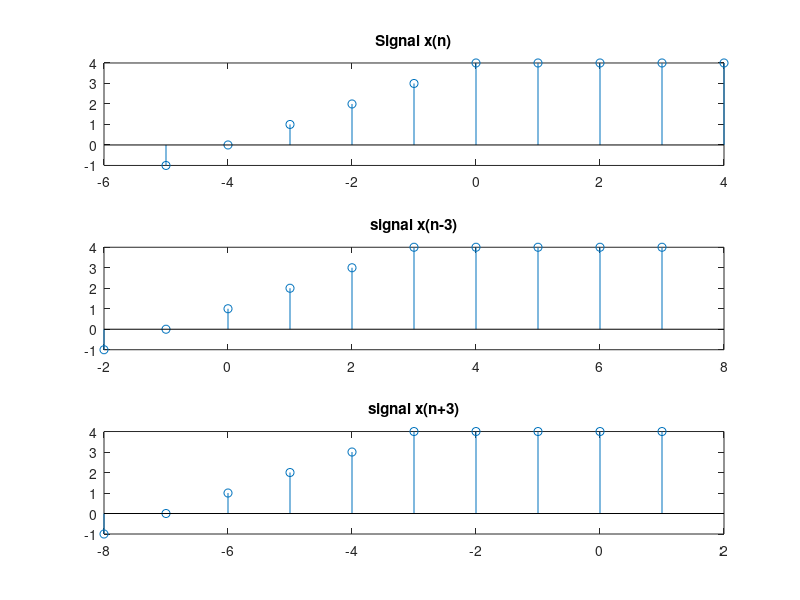

Source code (MATLAB):
n1=3;n2=3;n=-5:4;
x=[-1 0 1 2 3 4 4 4 4 4];
subplot(3,1,1);stem(n,x);
title('Signal x(n)');
m=n+n1;y=x;
subplot(3,1,2);stem(m,y);
title('signal x(n-3)');
t=n-n2;z=x;
subplot(3,1,3);
stem(t,z);
title('signal x(n+3)');
